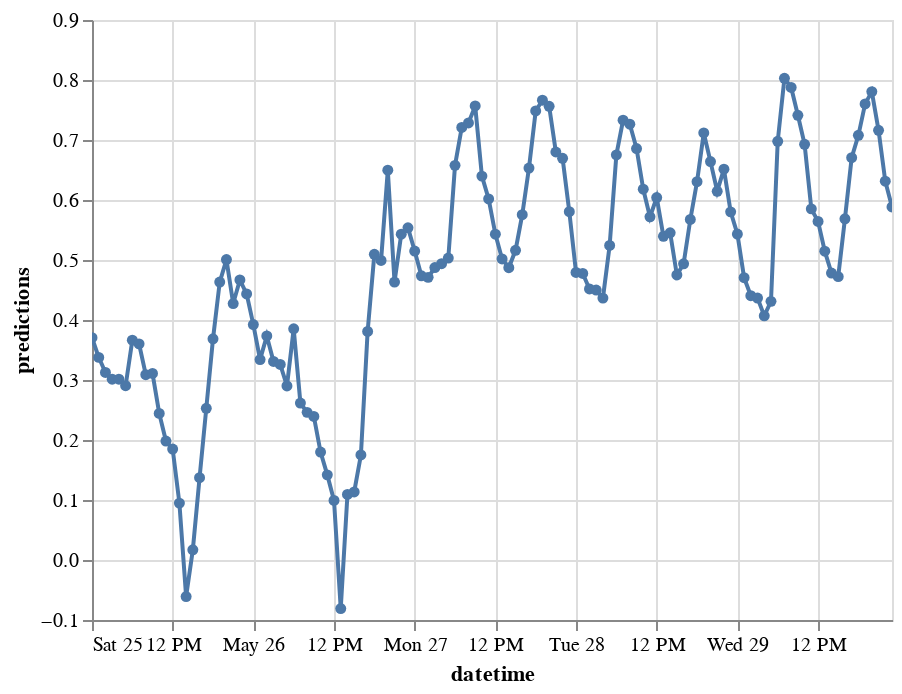

Here is the notebook cell this chart was saved with:
### Code cell
# Importing Altair for interactive visualization
import altair as alt

# Create Altair chart with line and dots
chart = alt.Chart(new_data).mark_line(point=True).encode(
    x='datetime:T', 
    y='predictions:Q', 
    # Adding tooltips for interactive information display
    tooltip=[alt.Tooltip('dateime:T', title='Date', format='%Y-%m-%d'), 
             alt.Tooltip('datetime:T', title='Time', format='%H:%M'), 
             alt.Tooltip('predictions:Q', title='Spot Price (DKK/kWh)', format='.2f'),
            ]
)
 
# Display the chart
chart.interactive()
